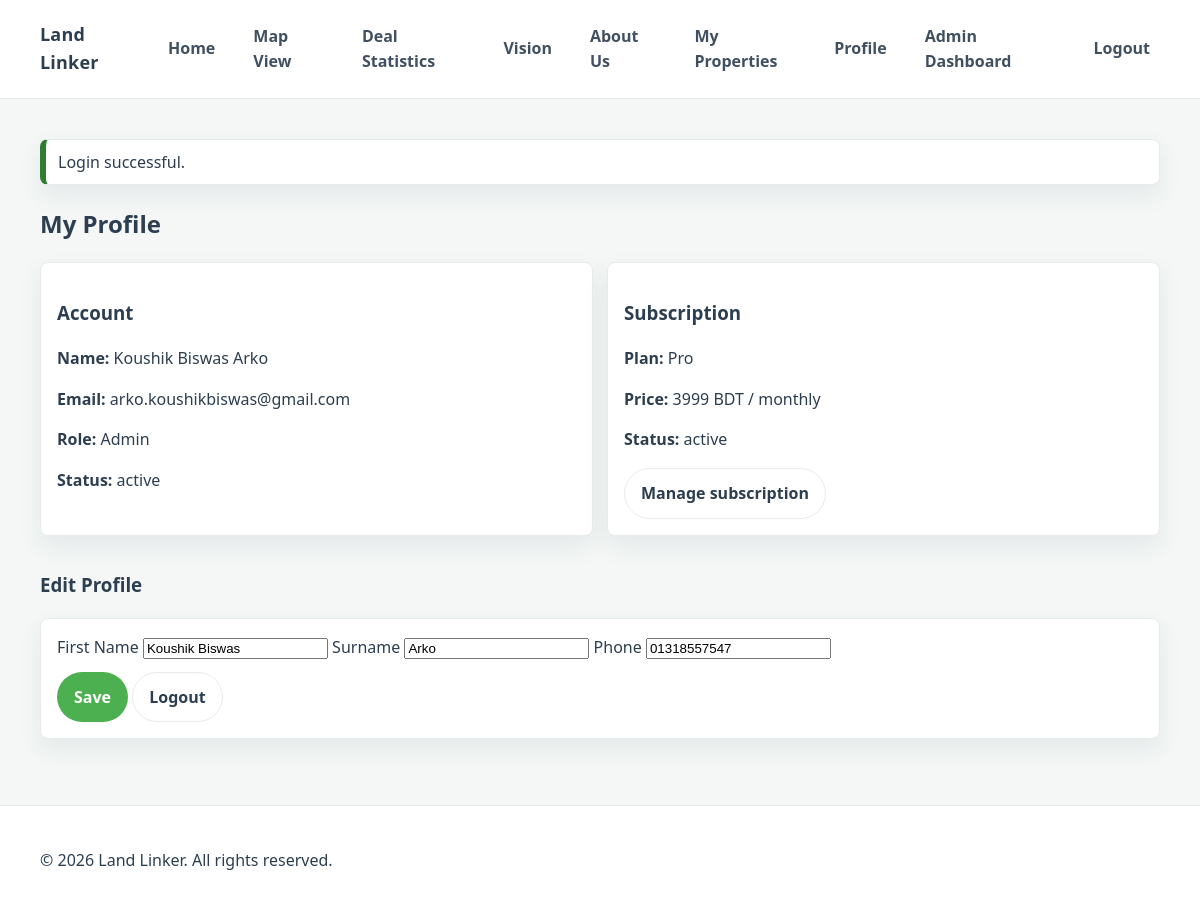
The page /View/profile.php (signed in) on the database its author committed.
### tables this page shows
CREATE TABLE `users` (
  `id` bigint(20) UNSIGNED NOT NULL,
  `role_id` tinyint(3) UNSIGNED NOT NULL DEFAULT 1,
  `first_name` varchar(60) NOT NULL,
  `surname` varchar(60) NOT NULL,
  `email` varchar(191) NOT NULL,
  `phone` varchar(30) DEFAULT NULL,
  `password_hash` varchar(255) NOT NULL,
  `status` enum('active','suspended','deleted') NOT NULL DEFAULT 'active',
  `email_verified_at` datetime DEFAULT NULL,
  `created_at` datetime NOT NULL DEFAULT current_timestamp(),
  `updated_at` datetime NOT NULL DEFAULT current_timestamp() ON UPDATE current_timestamp()
);

CREATE TABLE `subscriptions` (
  `id` bigint(20) UNSIGNED NOT NULL,
  `user_id` bigint(20) UNSIGNED NOT NULL,
  `plan_id` smallint(5) UNSIGNED NOT NULL,
  `status` enum('active','past_due','canceled','expired','trial') NOT NULL DEFAULT 'active',
  `started_at` datetime NOT NULL DEFAULT current_timestamp(),
  `ends_at` datetime DEFAULT NULL,
  `canceled_at` datetime DEFAULT NULL,
  `created_at` datetime NOT NULL DEFAULT current_timestamp(),
  `updated_at` datetime NOT NULL DEFAULT current_timestamp() ON UPDATE current_timestamp()
);

CREATE TABLE `plans` (
  `id` smallint(5) UNSIGNED NOT NULL,
  `code` varchar(40) NOT NULL,
  `name` varchar(60) NOT NULL,
  `price_bdt` int(10) UNSIGNED NOT NULL,
  `period` enum('monthly','yearly','one_time') NOT NULL DEFAULT 'monthly',
  `is_active` tinyint(1) NOT NULL DEFAULT 1,
  `created_at` datetime NOT NULL DEFAULT current_timestamp()
);

### Model/auth.php (called while the page is built, shortened)
<?php
function current_user(): ?array {
  return $_SESSION['auth_user'] ?? null;
}
function db_fetch_user_by_id(mysqli $conn, int $id): ?array {
  $sql = "SELECT id, role_id, first_name, surname, email, phone, status, created_at, updated_at
          FROM users WHERE id = ? LIMIT 1";
  $stmt = $conn->prepare($sql);
  $stmt->bind_param('i', $id);
  $stmt->execute();
  $row = $stmt->get_result()->fetch_assoc();
  return $row ?: null;
}

### Model/helpers.php (called while the page is built, shortened)
<?php
function e(string $s): string {
  return htmlspecialchars($s, ENT_QUOTES, 'UTF-8');
}

### Model/db_queries.php (called while the page is built, shortened)
<?php
function db_user_active_subscription(mysqli $conn, int $user_id): ?array {
  $sql = "SELECT s.*, p.name AS plan_name, p.price_bdt, p.period
          FROM subscriptions s JOIN plans p ON p.id=s.plan_id
          WHERE s.user_id=? AND s.status IN ('active','trial','past_due')
          ORDER BY s.id DESC LIMIT 1";
  $stmt = $conn->prepare($sql);
  $stmt->bind_param('i', $user_id);
  $stmt->execute();
  $row = $stmt->get_result()->fetch_assoc();
  return $row ?: null;
}

### View/profile.php (the view, shortened to what this page needs)
<?php
require_once __DIR__ . '/../Model/init.php';
$u = current_user();
$user = db_fetch_user_by_id($conn, (int)$u['id']);
$sub = db_user_active_subscription($conn, (int)$user['id']);
require_once __DIR__ . '/layout/header.php';
?>
<div class="container">
  <h2>My Profile</h2>
  <div class="grid" style="display:grid; grid-template-columns:1fr 1fr; gap:14px;">
    <div class="card" style="padding:16px;">
      <h3>Account</h3>
      <p><b>Name:</b> <?= e($user['first_name'] . ' ' . $user['surname']) ?></p>
      <p><b>Email:</b> <?= e($user['email']) ?></p>
      <?php
      $roleMap = [
        4 => 'Admin',
        3 => 'Manager',
        2 => 'Employee',
        1 => 'User'
      ];
      ?>
      <p><b>Role:</b> <?= $roleMap[(int)$user['role_id']] ?? 'Unknown' ?></p>
      <p><b>Status:</b> <?= e($user['status']) ?></p>
    </div>
    <div class="card" style="padding:16px;">
      <h3>Subscription</h3>
      <?php if ($sub): ?>
        <p><b>Plan:</b> <?= e($sub['plan_name']) ?></p>
        <p><b>Price:</b> <?= (int)$sub['price_bdt'] ?> BDT / <?= e($sub['period']) ?></p>
        <p><b>Status:</b> <?= e($sub['status']) ?></p>
      <?php else: ?>
        <p>No active subscription.</p>
      <?php endif; ?>
      <a class="btn btn-outline" href="<?= BASE_URL ?>View/subscription.php">Manage subscription</a>
    </div>
  </div>
  <h3 style="margin-top:18px;">Edit Profile</h3>
  <form class="card" method="post" style="padding:16px; margin-top:10px;">
    <label>First Name</label>
    <input class="input" name="first_name" value="<?= e($user['first_name']) ?>" required>
    <label>Surname</label>
    <input class="input" name="surname" value="<?= e($user['surname']) ?>" required>
    <label>Phone</label>
    <input class="input" name="phone" value="<?= e($user['phone'] ?? '') ?>">
    <div style="margin-top:12px;">
      <button class="btn btn-primary" type="submit">Save</button>
      <a class="btn btn-outline" href="<?= BASE_URL ?>View/logout.php">Logout</a>
    </div>
  </form>
</div>
<?php require_once __DIR__ . '/layout/footer.php'; ?>

### css/style.css (style rules this page uses)
:root { --primary-green: #4CAF50; --secondary-dark: #2C3E50; --accent-pink: #E2136E; --bg-soft: #F4F7F6; --white: #ffffff; --text: var(--secondary-dark); --muted: #6b7a88; --border: #e6ecea; --shadow: 0 10px 25px rgba(44, 62, 80, 0.08); --radius: 14px; --radius-sm: 10px; --font: system-ui, -apple-system, Segoe UI, Roboto, Arial, sans-serif; --container: 1120px; --pad: 16px; }
*, *::before, *::after { box-sizing: border-box; }
html, body { height: 100%; }
body { margin: 0; font-family: var(--font); color: var(--text); background: var(--bg-soft); line-height: 1.55; }
a { color: inherit; text-decoration: none; }
button { font: inherit; }
.container { width: min(var(--container), calc(100% - (var(--pad) * 2))); margin: 0 auto; }
.card { background: var(--white); border: 1px solid var(--border); border-radius: var(--radius); box-shadow: var(--shadow); }
.btn { display: inline-flex; align-items: center; justify-content: center; gap: 10px; padding: 12px 16px; border-radius: 999px; border: 1px solid transparent; cursor: pointer; font-weight: 600; transition: transform 0.12s ease, box-shadow 0.12s ease, background 0.12s ease; }
.btn-primary { background: var(--primary-green); color: var(--white); }
.btn-outline { background: transparent; border-color: var(--border); color: var(--text); }
.btn { transition: transform 0.12s ease, box-shadow 0.12s ease, background 0.12s ease, border-color 0.12s ease, opacity 0.12s ease; }
input, textarea, select { transition: box-shadow 0.12s ease, border-color 0.12s ease, background 0.12s ease; }
.card { background: #fff; padding: 16px; border-radius: 8px; margin-bottom: 16px; }

### rows shown on the page
users: first_name+surname "Koushik Biswas Arko", email "arko.koushikbiswas@gmail.com", role "Admin", status "active", first_name "Koushik Biswas", surname "Arko", phone "01318557547"
subscriptions: plan.name "Pro", plan.price_bdt "3999", plan.period "monthly", status "active"

### other values the page prints
$flash_success "Login successful."
